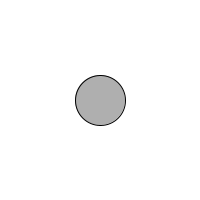
Frame 1 (no input)
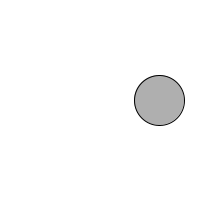
Frame 60 (the mouse pressed at the canvas centre just before this capture)
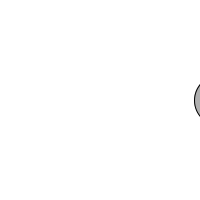
Frame 120 (the mouse held since frame 60 and released just before this capture)

The Processing sketch that drew these frames (run headless with seeded random() and noise(); from frame 60 on, the mouse is pressed at the canvas centre):

// Processing sketch: cahpter_4
// ── cahpter_4.pde
int circlex = 100;
int circley = 100;

void setup(){
  size(200,200);
}


void draw(){
  background(255);
  stroke(0);
  fill(175);
  ellipse(circlex, circley,50,50);
  
  circlex = circlex + 1;
}
